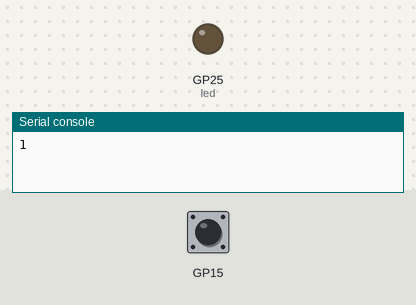
This program was run on a simulated Raspberry Pi Pico running MicroPython. On the bench: output pins drawn as LEDs (lit = HIGH), the last lines printed to the serial console. The test bench sets the inputs (shaded band); at power-on: GP15 HIGH.

Above: at 1.2 s.
1.3 s: GP15 pulled LOW for 0.15 s
At 1.37 s:
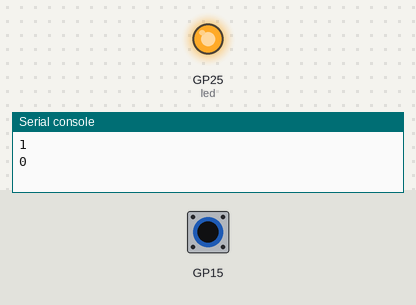
2.9 s: GP15 pulled LOW for 3.2 s
At 6.9 s:
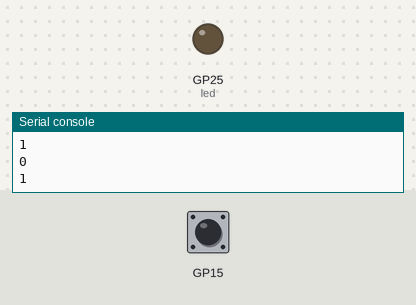
Timing chart, 0 to 8.4 s (numbered marks = the images above; inputs shaded):
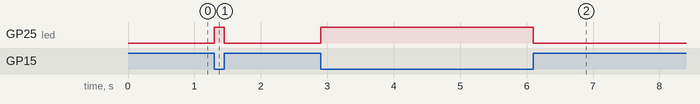

The program:

33-button-led-test.py
```python
# Lab 33: Button and Built-in LED
# Filename: 33-button-led-test.py
# Version: 1.0.0
#
# The Pico's built-in LED turns on while Button 1 is pressed.

from machine import Pin
import time
import config

# hardware settings from config.py
BUTTON_PIN_1 = config.BUTTON_PIN_1
# the LED built onto the Pico board (not set in config.py)
BUILT_IN_LED_PIN = 25

# input on the lower left of the Pico
# the other side of the button goes to ground
# if the switch is open the value is pulled up to 3.3 volts

# Create a button object on the pin
button = Pin(BUTTON_PIN_1, Pin.IN, Pin.PULL_UP)

# create an LED object
led = Pin(BUILT_IN_LED_PIN, Pin.OUT)

button_value = 0
old_value = 0
while True:
    # get the new value
    button_value = button.value()

    # change the LED to on when the button is pressed
    if button_value == 1:
        led.off()
    else:
        led.on()

    # only print on if there is a change
    if button_value != old_value:
        print(button_value)
        old_value = button_value
```

config.py
```python
# Moving Rainbow Configuration file
# Filename: config.py
# Version: 1.0.0
#
# This file contains the hardware configuration for your kit.
# It is imported by each program.
NEOPIXEL_PIN = 0
NUMBER_PIXELS = 30
BUTTON_PIN_1 = 15
BUTTON_PIN_2 = 14
```

Measured:
- after the input at 1.3 s, GP25 (led): LOW → HIGH at once, → LOW 0.15 s later
- after the input at 2.9 s, GP25 (led): LOW → HIGH at once, → LOW 3.2 s later
